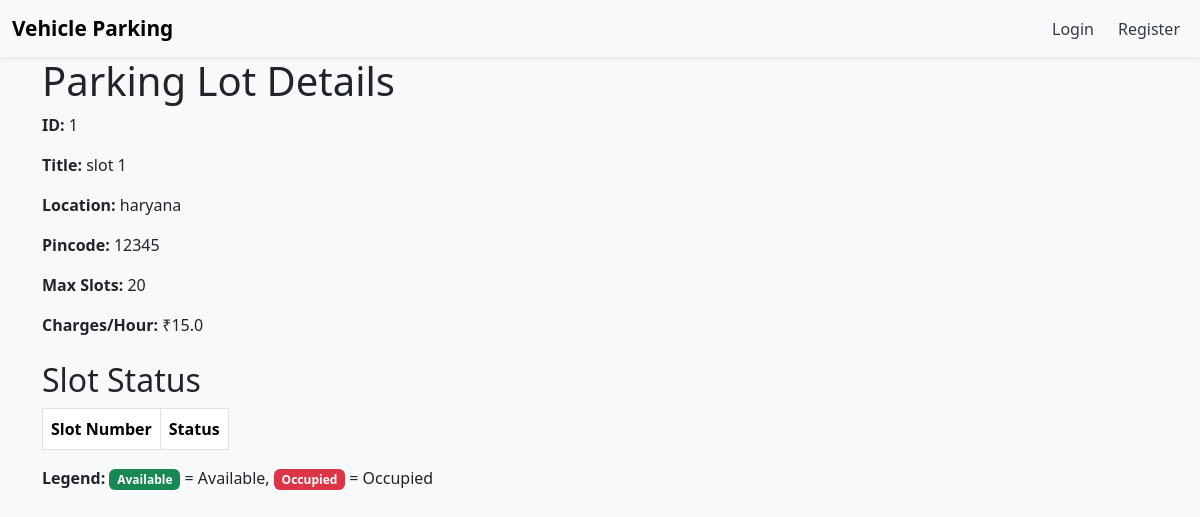
Page /slot/1/ on the earlier database version.
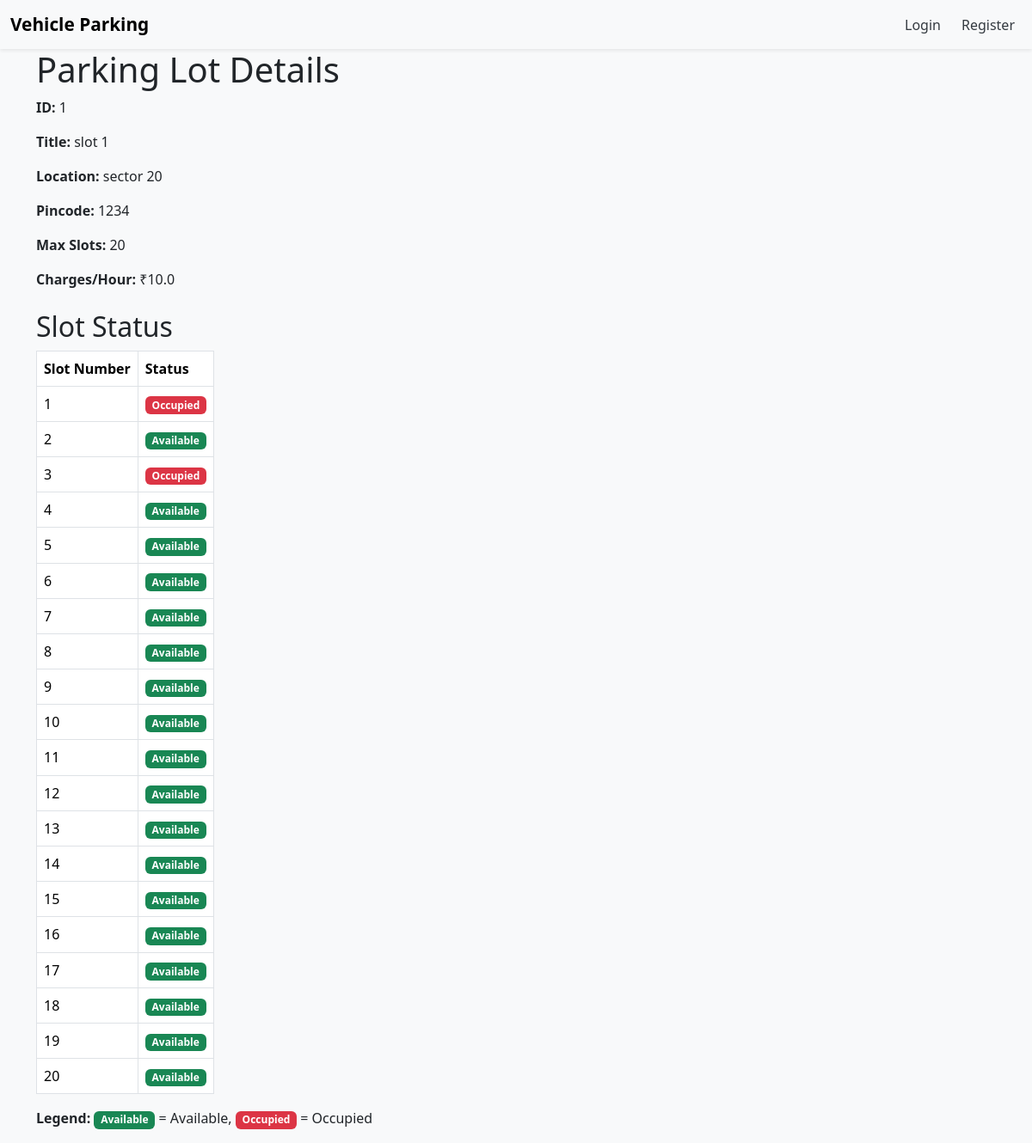
Same page on the later database version.
### models.py (models this page shows)
class LotInfo(db.Model):
    __tablename__ = 'lots_info'
    lot_id = db.Column(db.Integer, primary_key=True)
    lot_title = db.Column(db.String(120), nullable=False)
    lot_location = db.Column(db.String(200))
    lot_zip = db.Column(db.String(10))
    rate_per_hr = db.Column(db.Float, nullable=False)
    total_slots = db.Column(db.Integer, nullable=False)
    slot_list = db.relationship('LotSlot', backref='parent_lot', cascade="all, delete", lazy=True)

class LotSlot(db.Model):
    __tablename__ = 'lot_slots'
    slot_id = db.Column(db.Integer, primary_key=True)
    parent_id = db.Column(db.Integer, db.ForeignKey('lots_info.lot_id'), nullable=False)
    slot_status = db.Column(db.String(1), default='A')  # String type now
    current_reservation = db.relationship('SlotReservation', backref='reserved_slot', lazy=True, uselist=False)

### routes.py (the view)
    @app.route('/slot/<int:slot_id>/')
    def view_slot(slot_id):
        slot = LotInfo.query.get(slot_id)
        if not slot:
            flash("Slot not found.")
            return redirect(url_for('admin_login'))
        return render_template('show_slot.html', slot=slot)

### templates/show_slot.html (shortened to what this page needs)
{% extends "layout.html" %}
{% block content %}
<h1>Parking Lot Details</h1>
<p><strong>ID:</strong> {{ slot.lot_id }}</p>
<p><strong>Title:</strong> {{ slot.lot_title }}</p>
<p><strong>Location:</strong> {{ slot.lot_location }}</p>
<p><strong>Pincode:</strong> {{ slot.lot_zip }}</p>
<p><strong>Max Slots:</strong> {{ slot.total_slots }}</p>
<p><strong>Charges/Hour:</strong> ₹{{ slot.rate_per_hr }}</p>
<h2 class="mt-4">Slot Status</h2>
<table class="table table-bordered w-auto">
    <thead>
        <tr>
            <th>Slot Number</th>
            <th>Status</th>
        </tr>
    </thead>
    <tbody>
        {% for slot_obj in slot.slot_list %}
        <tr>
            <td>{{ slot_obj.slot_id }}</td>
            <td>
                {% if slot_obj.slot_status == 'O' %}
                    <span class="badge bg-danger">Occupied</span>
                {% else %}
                    <span class="badge bg-success">Available</span>
                {% endif %}
            </td>
        </tr>
        {% endfor %}
    </tbody>
</table>
<p><strong>Legend:</strong> <span class="badge bg-success">Available</span> = Available, <span class="badge bg-danger">Occupied</span> = Occupied</p>
{% endblock %}

### templates/layout.html (shortened to what this page needs)
<!DOCTYPE html>
<html lang="en">
<head>
    <link href="https://cdn.jsdelivr.net/npm/bootstrap@5.3.7/dist/css/bootstrap.min.css" rel="stylesheet">
</head>
<body>
   {% include "navbar.html" %}
    <div class="container">
        {% block content %}
        {% endblock %}
    </div>
</body>
</html>

### templates/navbar.html (shortened to what this page needs)
 <nav class="navbar navbar-expand-lg bg-body-tertiary shadow-sm">
        <div class="container-fluid">
            <a class="navbar-brand fw-bold" href="{{ url_for('login') }}">Vehicle Parking</a>
            <div class="collapse navbar-collapse" id="navbarSupportedContent">
                <ul class="navbar-nav ms-auto mb-2 mb-lg-0">
                    {% if not session.get('user_id') %}
                    <li class="nav-item">
                        <a class="nav-link {% if request.endpoint == 'login' %}active-page{% endif %}" href="{{ url_for('login') }}">Login</a>
                    </li>
                    <li class="nav-item ms-2">
                        <a class="nav-link {% if request.endpoint == 'register' %}active-page{% endif %}" href="{{ url_for('register') }}">Register</a>
                    </li>
                    {% else %}
                    <li class="nav-item ms-2">
                        <a class="nav-link" href="{{ url_for('logout') }}">Logout</a>
                    </li>
                    {% endif %}
                </ul>
            </div>
        </div>
    </nav>

### templates/navbar.html (style rules this page uses)
.nav-link { color: #343a40; font-weight: 500; padding: 8px 16px; border-radius: 6px; transition: none; }
body { background-color: #f8f9fa; }
.navbar { background-color: white; }
.navbar-brand { font-size: 1.3rem; }

Differences in the rows shown:
changed LotInfo "slot 1": lot_location "haryana" → "sector 20"; lot_zip "12345" → "1234"; rate_per_hr "15.0" → "10.0"
added LotSlot: slot_id "1", slot_status "Occupied"
added LotSlot: slot_id "2", slot_status "Available"
added LotSlot: slot_id "3", slot_status "Occupied"
added LotSlot: slot_id "4", slot_status "Available"
added LotSlot: slot_id "5", slot_status "Available"
added LotSlot: slot_id "6", slot_status "Available"
added LotSlot: slot_id "7", slot_status "Available"
added LotSlot: slot_id "8", slot_status "Available"
added LotSlot: slot_id "9", slot_status "Available"
added LotSlot: slot_id "10", slot_status "Available"
added LotSlot: slot_id "11", slot_status "Available"
added LotSlot: slot_id "12", slot_status "Available"
added LotSlot: slot_id "13", slot_status "Available"
added LotSlot: slot_id "14", slot_status "Available"
added LotSlot: slot_id "15", slot_status "Available"
added LotSlot: slot_id "16", slot_status "Available"
added LotSlot: slot_id "17", slot_status "Available"
added LotSlot: slot_id "18", slot_status "Available"
added LotSlot: slot_id "19", slot_status "Available"
added LotSlot: slot_id "20", slot_status "Available"
